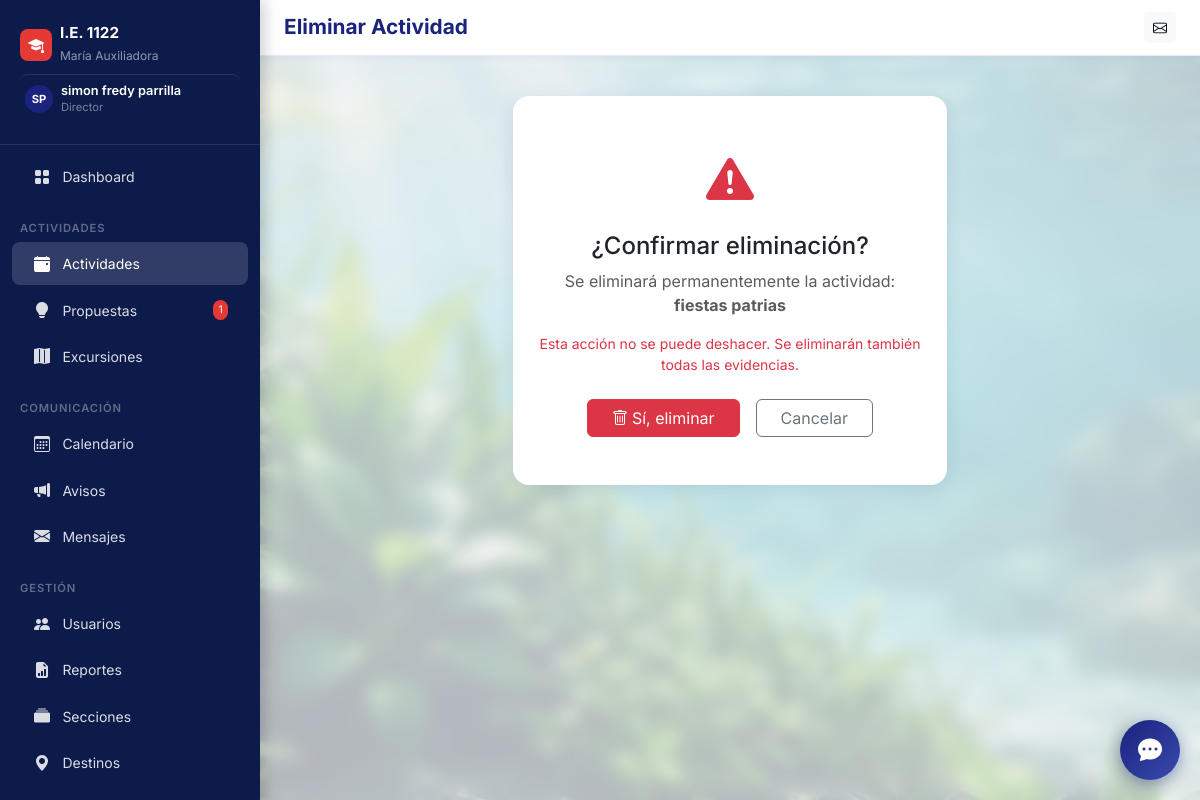
The page /actividades/16/eliminar/ (signed in) on the database its author committed.
### core/models.py (models this page shows, shortened)
class User(AbstractUser):
    ROLE_CHOICES = [
        ('director', 'Director'),
        ('docente', 'Docente'),
    ]
    role = models.CharField(max_length=20, choices=ROLE_CHOICES, default='docente', verbose_name='Rol')
    email = models.EmailField(unique=True, verbose_name='Correo electrónico')
    telefono = models.CharField(max_length=15, blank=True, verbose_name='Teléfono')
    fecha_nacimiento = models.DateField(null=True, blank=True, verbose_name='Fecha de nacimiento')
    foto_perfil = models.ImageField(upload_to='perfiles/', blank=True, null=True, verbose_name='Foto de perfil')
    seccion_asignada = models.CharField(max_length=50, blank=True, verbose_name='Sección / Grado asignado', help_text='Ej: 3B, 5A, ED.FISICA')
    class Meta:
        verbose_name = 'Usuario'
        verbose_name_plural = 'Usuarios'
    @property
    def is_director(self):
        return self.role == 'director'

class ActividadInstitucional(models.Model):
    ESTADO_CHOICES = [
        ('pendiente', 'Pendiente'),
        ('en_proceso', 'En Proceso'),
        ('finalizada', 'Finalizada'),
        ('cancelada', 'Cancelada'),
    ]
    titulo = models.CharField(max_length=300, verbose_name='Título')
    descripcion = models.TextField(verbose_name='Descripción')
    fecha = models.DateField(verbose_name='Fecha de actividad')
    responsables = models.ManyToManyField(
        User,
        related_name='actividades_asignadas',
        verbose_name='Responsables',
        limit_choices_to={'role': 'docente'}
    )
    estado = models.CharField(
        max_length=20,
        choices=ESTADO_CHOICES,
        default='pendiente',
        verbose_name='Estado'
    )
    created_by = models.ForeignKey(
        User,
        on_delete=models.CASCADE,
        related_name='actividades_creadas',
        verbose_name='Creado por'
    )
    fecha_creacion = models.DateTimeField(auto_now_add=True)
    fecha_actualizacion = models.DateTimeField(auto_now=True)
    lugar = models.CharField(max_length=200, blank=True, verbose_name='Lugar')
    presupuesto = models.DecimalField(
        max_digits=10, decimal_places=2, null=True, blank=True, verbose_name='Presupuesto (S/)'
    )
    imagen = models.ImageField(upload_to='actividades/', null=True, blank=True, verbose_name='Imagen principal')
    class Meta:
        verbose_name = 'Actividad Institucional'
        verbose_name_plural = 'Actividades Institucionales'
        ordering = ['-fecha']

### core/views.py (the view)
# urls.py: path('actividades/<int:pk>/eliminar/', views.actividad_eliminar, name='actividad_eliminar'),
@director_required
def actividad_eliminar(request, pk):
    actividad = get_object_or_404(ActividadInstitucional, pk=pk)
    if request.method == 'POST':
        titulo = actividad.titulo
        actividad.delete()
        messages.success(request, f'Actividad "{titulo}" eliminada.')
        return redirect('actividades_lista')
    return render(request, 'actividades/confirmar_eliminar.html', {'actividad': actividad})

### core/context_processors.py (called while the page is built)
def global_context(request):
    if request.user.is_authenticated:
        mensajes_no_leidos = Mensaje.objects.filter(
            para_usuario=request.user, leido=False
        ).count()
        pendientes_count = 0
        if request.user.is_director:
            pendientes_count = PropuestaActividad.objects.filter(estado='pendiente').count()
        return {
            'mensajes_no_leidos': mensajes_no_leidos,
            'pendientes_count': pendientes_count,
        }
    return {}

### core/views.py (called while the page is built)
def director_required(view_func):
    @functools.wraps(view_func)
    @login_required
    def wrapper(request, *args, **kwargs):
        if not request.user.is_director:
            messages.error(request, 'Acceso restringido: solo el director puede realizar esta acción.')
            return redirect('dashboard')
        return view_func(request, *args, **kwargs)
    return wrapper

### templates/actividades/confirmar_eliminar.html (shortened to what this page needs)
{% extends 'base.html' %}
{% block page_title %}Eliminar Actividad{% endblock %}
{% block content %}
<div class="row justify-content-center">
  <div class="col-md-6">
    <div class="card border-danger">
      <div class="card-body text-center py-5">
        <i class="bi bi-exclamation-triangle-fill text-danger" style="font-size:3rem;"></i>
        <h4 class="mt-3">¿Confirmar eliminación?</h4>
        <p class="text-muted">Se eliminará permanentemente la actividad:<br>
          <strong>{{ actividad.titulo }}</strong>
        </p>
        <p class="text-danger small">Esta acción no se puede deshacer. Se eliminarán también todas las evidencias.</p>
        <div class="d-flex gap-3 justify-content-center mt-4">
          <form method="post">
            <button type="submit" class="btn btn-danger px-4">
              <i class="bi bi-trash me-1"></i>Sí, eliminar
            </button>
          </form>
          <a href="{% url 'actividad_detalle' actividad.pk %}" class="btn btn-outline-secondary px-4">Cancelar</a>
        </div>
      </div>
    </div>
  </div>
</div>
{% endblock %}

### templates/base.html (shortened to what this page needs)
<!DOCTYPE html>
<html lang="es">
<head>
  <link href="https://cdn.jsdelivr.net/npm/bootstrap@5.3.3/dist/css/bootstrap.min.css" rel="stylesheet">
  <link href="https://cdn.jsdelivr.net/npm/bootstrap-icons@1.11.3/font/bootstrap-icons.css" rel="stylesheet">
</head>
<body>
  <nav id="sidebar">
    <div class="sidebar-brand">
      <div class="d-flex align-items-center gap-2 mb-1">
        <div
          style="background:#e53935;width:32px;height:32px;border-radius:8px;display:flex;align-items:center;justify-content:center;">
          <i class="bi bi-mortarboard-fill text-white"></i>
        </div>
        <div>
          <h6>I.E. 1122</h6>
          <small>María Auxiliadora</small>
        </div>
      </div>
      {% if user.is_authenticated %}
      <a href="{% url 'perfil' %}" class="text-decoration-none d-flex align-items-center gap-2 mt-2 pt-2 profile-link"
        style="border-top:1px solid rgba(255,255,255,0.1)">
        {% if user.foto_perfil %}
        <img src="{{ user.foto_perfil.url }}" class="rounded-circle" width="28" height="28" style="object-fit:cover;">
        {% else %}
        <div class="avatar-placeholder" style="width:28px;height:28px;font-size:.7rem;">
          {{ user.first_name|first|upper }}{{ user.last_name|first|upper }}
        </div>
        {% endif %}
        <div>
          <div style="color:#fff;font-size:.8rem;font-weight:600;line-height:1.2;">
            {{ user.get_full_name|default:user.username }}
          </div>
          <div style="color:rgba(255,255,255,.45);font-size:.7rem;">
            {{ user.get_role_display }}
          </div>
        </div>
      </a>
      {% endif %}
    </div>
    <ul class="nav flex-column py-2">
      <li><a class="nav-link {% if request.resolver_match.url_name == 'dashboard' %}active{% endif %}"
          href="{% url 'dashboard' %}">
          <i class="bi bi-grid-fill"></i> Dashboard
        </a></li>
      <div class="nav-section">Actividades</div>
      <li><a class="nav-link {% if 'actividades' in request.path %}active{% endif %}"
          href="{% url 'actividades_lista' %}">
          <i class="bi bi-calendar-event-fill"></i> Actividades
        </a></li>
      <li><a class="nav-link {% if 'propuestas' in request.path %}active{% endif %}"
          href="{% url 'propuestas_lista' %}">
          <i class="bi bi-lightbulb-fill"></i> Propuestas
          {% if user.is_director %}
          {% with cnt=pendientes_count %}{% if cnt %}<span class="badge-count">{{ cnt }}</span>{% endif %}{% endwith %}
          {% endif %}
        </a></li>
      <li><a class="nav-link {% if 'excursiones' in request.path %}active{% endif %}"
          href="{% url 'excursiones_lista' %}">
          <i class="bi bi-map-fill"></i> Excursiones
        </a></li>
      <div class="nav-section">Comunicación</div>
      <li><a class="nav-link {% if 'calendario' in request.path %}active{% endif %}"
          href="{% url 'calendario_actividades' %}">
          <i class="bi bi-calendar3"></i> Calendario
        </a></li>
      <li><a class="nav-link {% if 'avisos' in request.path %}active{% endif %}" href="{% url 'avisos_lista' %}">
          <i class="bi bi-megaphone-fill"></i> Avisos
        </a></li>
      <li><a class="nav-link {% if 'mensajes' in request.path %}active{% endif %}" href="{% url 'mensajes_bandeja' %}">
          <i class="bi bi-envelope-fill"></i> Mensajes
        </a></li>
      {% if user.is_director %}
      <div class="nav-section">Gestión</div>
      <li><a class="nav-link {% if 'usuarios' in request.path %}active{% endif %}" href="{% url 'usuarios_lista' %}">
          <i class="bi bi-people-fill"></i> Usuarios
        </a></li>
      <li><a class="nav-link {% if 'reportes' in request.path %}active{% endif %}" href="{% url 'reportes_panel' %}">
          <i class="bi bi-file-earmark-bar-graph-fill"></i> Reportes
        </a></li>
      <li><a class="nav-link {% if 'secciones' in request.path %}active{% endif %}" href="{% url 'secciones_lista' %}">
          <i class="bi bi-collection-fill"></i> Secciones
        </a></li>
      <li><a class="nav-link {% if 'destinos' in request.path %}active{% endif %}" href="{% url 'destinos_lista' %}">
          <i class="bi bi-geo-alt-fill"></i> Destinos
        </a></li>
      <li><a class="nav-link" href="/admin/" target="_blank">
        </a></li>
      {% endif %}
    </ul>
  </nav>
  <div id="main-content">
    <div class="topbar d-flex align-items-center justify-content-between">
      <div class="d-flex align-items-center gap-3">
        <h1 class="page-title">{% block page_title %}{% endblock %}</h1>
      </div>
      <div class="d-flex align-items-center gap-2">
        <a href="{% url 'mensajes_bandeja' %}" class="btn btn-sm btn-light position-relative">
          <i class="bi bi-envelope"></i>
        </a>
      </div>
    </div>
    <div class="px-4 pt-3">
    </div>
    <main class="p-4">
      {% block content %}{% endblock %}
    </main>
  </div>
  <div id="chatbot-widget">
    <button id="chat-toggle" onclick="toggleChat()">
      <i class="bi bi-chat-dots-fill"></i>
    </button>
  </div>
</body>
</html>

### templates/base.html (style rules this page uses)
:root { --primary: #1a237e; --primary-light: #283593; --accent: #e53935; --sidebar-bg: #0d1b4b; --sidebar-text: rgba(255, 255, 255, 0.85); --sidebar-active: rgba(255, 255, 255, 0.15); --body-bg: #f0f2f8; --card-shadow: 0 2px 16px rgba(26, 35, 126, 0.10); }
body { font-family: 'Inter', sans-serif; background: url('/static/img/fondo_agua_plantas.png') no-repeat center center fixed; background-size: cover; min-height: 100vh; animation: dynamicBG 40s linear infinite alternate; }
#sidebar { backdrop-filter: blur(5px); box-shadow: 4px 0 15px rgba(0, 0, 0, 0.2); }
#sidebar { width: 260px; min-height: 100vh; background: var(--sidebar-bg); position: fixed; top: 0; left: 0; z-index: 1000; transition: all .3s ease; overflow-y: auto; }
#sidebar .sidebar-brand { padding: 1.5rem 1.25rem; border-bottom: 1px solid rgba(255, 255, 255, 0.1); }
#sidebar .sidebar-brand h6 { color: #fff; font-weight: 700; margin: 0; font-size: .95rem; }
#sidebar .sidebar-brand small { color: rgba(255, 255, 255, 0.55); font-size: .75rem; }
#sidebar .nav-link { color: var(--sidebar-text); padding: .6rem 1.25rem; border-radius: .5rem; margin: .1rem .75rem; display: flex; align-items: center; gap: .65rem; font-size: .875rem; transition: all .2s; }
#sidebar .nav-link:hover, #sidebar .nav-link.active { background: var(--sidebar-active); color: #fff; }
#sidebar .nav-link i { width: 20px; text-align: center; font-size: 1rem; }
#sidebar .nav-section { color: rgba(255, 255, 255, 0.35); font-size: .7rem; font-weight: 600; text-transform: uppercase; letter-spacing: .08em; padding: .75rem 1.25rem .25rem; margin-top: .5rem; }
#sidebar .badge-count { background: var(--accent); color: #fff; font-size: .65rem; padding: .2em .5em; border-radius: 10px; margin-left: auto; }
#main-content { margin-left: 260px; min-height: 100vh; transition: margin .3s; background: rgba(240, 242, 248, 0.75); backdrop-filter: blur(8px); position: relative; }
.topbar { background: #fff; border-bottom: 1px solid #e8eaf6; padding: .75rem 1.5rem; position: sticky; top: 0; z-index: 900; box-shadow: 0 1px 8px rgba(26, 35, 126, 0.07); }
.page-title { font-size: 1.3rem; font-weight: 700; color: var(--primary); margin: 0; }
.card { border: none; border-radius: 1rem; box-shadow: var(--card-shadow); }
.avatar-placeholder { width: 36px; height: 36px; border-radius: 50%; background: var(--primary); color: #fff; display: inline-flex; align-items: center; justify-content: center; font-weight: 700; font-size: .85rem; }
.profile-link { transition: background 0.2s ease; border-radius: 8px; padding: 5px; }
#chatbot-widget { position: fixed; bottom: 20px; right: 20px; z-index: 9999; font-family: inherit; }
#chat-toggle { width: 60px; height: 60px; border-radius: 50%; background: linear-gradient(135deg, #1a237e 0%, #3949ab 100%); color: white; border: none; box-shadow: 0 4px 15px rgba(26, 35, 126, 0.4); cursor: pointer; display: flex; align-items: center; justify-content: center; transition: transform 0.3s cubic-bezier(0.175, 0.885, 0.32, 1.275); }
#chat-toggle .bi { font-size: 1.5rem; }

### rows shown on the page
User: first_name|first "S", last_name|first "P", get_full_name "simon fredy parrilla", role "Director"
ActividadInstitucional: titulo "fiestas patrias"

### other values the page prints
{{ cnt }} "1"
